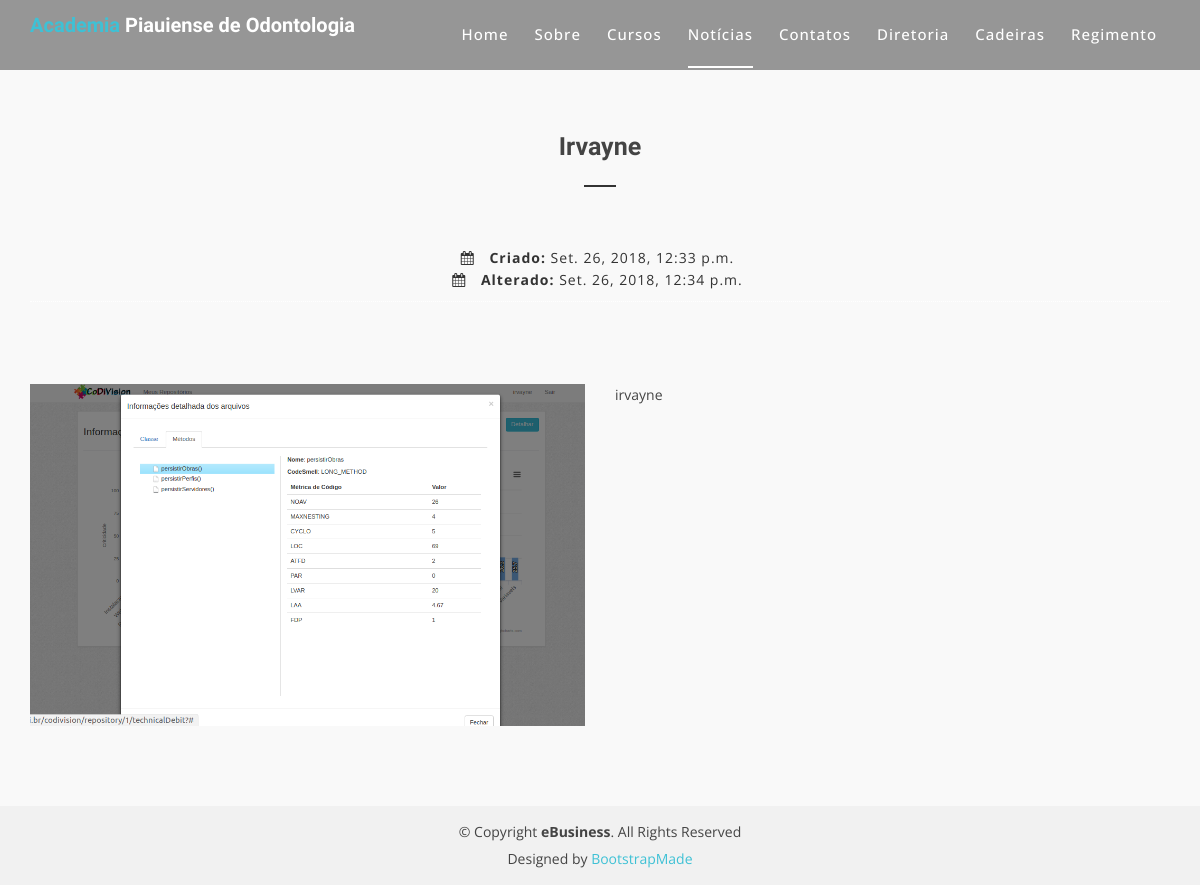
The page /noticia/detalha/25/ on the database its author committed.
### core/models.py (models this page shows)
class Noticia(models.Model):
	titulo = models.CharField(max_length=1000)
	subtitulo = models.CharField(max_length=1000)
	conteudo = models.CharField(max_length=40000)
	criado = models.DateTimeField(auto_now_add=True)
	modificado = models.DateTimeField(auto_now=True)
	imagem = models.ImageField(upload_to='imagens/', blank=True, null=True)

### front/views.py (the view)
# urls.py: path('noticia/detalha/<int:id_noticia>/', views.detalha_noticia, name='front_detalha_noticia'),
def detalha_noticia(request, id_noticia):
	noticia = Noticia.objects.get(id=id_noticia)
	return render(request, 'front_detalha_noticia.html', {'noticia': noticia})

### front/templates/front_detalha_noticia.html (shortened to what this page needs)
{% load staticfiles %}
<!doctype html>
<html lang="pt-br">
<head>
  <link href="{% static "lib/bootstrap/css/bootstrap.min.css" %}" rel="stylesheet">
  <link href="{% static "lib/nivo-slider/css/nivo-slider.css" %}" rel="stylesheet">
  <link href="{% static "lib/owlcarousel/owl.carousel.css" %}" rel="stylesheet">
  <link href="{% static "lib/owlcarousel/owl.transitions.css" %}" rel="stylesheet">
  <link href="{% static "lib/font-awesome/css/font-awesome.min.css" %}" rel="stylesheet">
  <link href="{% static "lib/animate/animate.min.css" %}" rel="stylesheet">
  <link href="{% static "lib/venobox/venobox.css" %}" rel="stylesheet">
  <link href="{% static "css/nivo-slider-theme.css" %}" rel="stylesheet">
  <link href="{% static "css/style.css" %}" rel="stylesheet">
  <link href="{% static "css/responsive.css" %}" rel="stylesheet">
  <link href="{% static "css/noticia.css" %}" rel="stylesheet">
</head>
<body data-spy="scroll" data-target="#navbar-example">
  <header>
    <div id="sticker" class="header-area">
      <div class="container">
        <div class="row">
          <div class="col-md-12 col-sm-12">
            <nav class="navbar navbar-default">
              <div class="navbar-header">
                <a class="navbar-brand page-scroll sticky-logo" href="{% url 'index' %}">
                  <h1><span>Academia</span> Piauiense de Odontologia</h1>
                </a>
              </div>
              <div class="collapse navbar-collapse main-menu bs-example-navbar-collapse-1" id="navbar-example">
                <ul class="nav navbar-nav navbar-right">
                  <li class="active">
                    <a class="page-scroll" href="{% url 'index' %}#home">Home</a>
                  </li>
                  <li>
                    <a class="page-scroll" href="{% url 'index' %}#sobre">Sobre</a>
                  </li>
                  <li>
                    <a class="page-scroll" href="{% url 'index' %}#cursos">Cursos</a>
                  </li>
                  <li>
                    <a class="page-scroll" href="#noticias">Notícias</a>
                  </li>
                  <li>
                    <a class="page-scroll" href="{% url 'index' %}#contatos">Contatos</a>
                  </li>
                  <li>
                    <a href="{% url 'front_diretoria' %}">Diretoria</a>
                  </li>
                  <li>
                    <a class="page-scroll" href="#cadeiras">Cadeiras</a>
                  </li>
                  <li>
                    <a href="{% url 'front_estatuto' %}">Regimento</a>
                  </li>
                </ul>
              </div>
            </nav>
          </div>
        </div>
      </div>
    </div>
  </header>
  <div id="noticias" class="about-area area-padding">
    <div class="container">
      <div class="row">
        <div class="col-md-12 col-sm-12 col-xs-12">
          <div class="section-headline text-center">
            <h2 class="titulo-noticia">{{noticia.titulo}}</h2>
            <div class="blog-meta">
                <span class="date-type">
                  <i class="fa fa-calendar"></i> <b>Criado: </b>{{noticia.criado}}
                </span>
                <br>
                <span class="date-type">
                  <i class="fa fa-calendar"></i> <b>Alterado: </b>{{noticia.modificado}}
                </span>
              </div>
          </div>
        </div>
        <div class="col-md-6 col-sm-6 col-xs-6 imagem-noticia">
          <img src="{{noticia.imagem}}">
        </div>
        <div class="col-md-6 col-sm-6 col-xs-6 imagem-noticia">
              <div id="div_conteudo_noticia"></div>
            </div>
      </div>
    </div>
  </div>
  <footer>
    <div class="footer-area-bottom">
      <div class="container">
        <div class="row">
          <div class="col-md-12 col-sm-12 col-xs-12">
            <div class="copyright text-center">
              <p>
                &copy; Copyright <strong>eBusiness</strong>. All Rights Reserved
              </p>
            </div>
            <div class="credits">
              Designed by <a href="https://bootstrapmade.com/">BootstrapMade</a>
            </div>
          </div>
        </div>
      </div>
    </div>
  </footer>
</body>
</html>

### front/static/css/style.css (style rules this page uses)
html, body { height: 100%; }
img { max-width: 100%; height: auto; }
p { margin: 0 0 15px; color: #444; }
h1, h2, h3, h4, h5, h6 { font-family: 'Raleway', sans-serif; margin: 0 0 15px; color: #444; font-weight: 500; }
h1 { font-size: 48px; line-height: 50px; }
h2 { font-size: 38px; line-height: 40px; }
a { transition: all 0.3s ease 0s; text-decoration: none; }
body { background: #fff none repeat scroll 0 0; color: #444; font-family: 'Open Sans', sans-serif; font-size: 14px; text-align: left; overflow-x: hidden; line-height: 22px; }
ul { list-style: outside none none; margin: 0; padding: 0; }
.area-padding { padding: 70px 0px 80px; }
.section-headline h2 { display: inline-block; font-size: 40px; font-weight: 600; margin-bottom: 70px; position: relative; text-transform: capitalize; }
.section-headline h2::after { border: 1px solid #333; bottom: -20px; content: ""; left: 0; margin: 0 auto; position: absolute; right: 0; width: 40%; }
.header-area { position: absolute; top: 0; left: 0; width: 100%; height: auto; background: rgba(0, 0, 0, 0.40); z-index: 9; }
.navbar-header a.navbar-brand { display: inline-block; height: 70px; padding: 15px 0; }
.main-menu ul.navbar-nav li { display: inline-block; padding: 0px 13px; }
.main-menu ul.navbar-nav li a { background: rgba(0, 0, 0, 0) none repeat scroll 0 0; color: #fff; font-size: 15px; font-weight: 500; padding: 24px 0px; text-transform: capitalize; letter-spacing: 1px; }
.main-menu ul.navbar-nav li.active a::after { border: 1px solid #fff; bottom: 0px; content: ""; left: 0; position: absolute; width: 100%; }
.main-menu ul.navbar-nav li.active a { background: rgba(0, 0, 0, 0) none repeat scroll 0 0; color: #fff; position: relative; }
.navbar { border: medium none; margin-bottom: 0; }
.navbar-default { background: rgba(0, 0, 0, 0) none repeat scroll 0 0; }
.sticky-logo h1 { color: #fff; padding: 0; margin: 0; font-size: 20px; font-weight: bold; line-height: 1; }
.sticky-logo h1 span { color: #3ec1d5; }
.about-area { background-color: #f9f9f9; }
.blog-meta span i { padding-right: 10px; }
.blog-meta { border-bottom: 1px dotted #fff; padding: 10px 0; }
.comments-type>a, .date-type, .blog-meta span.comments-type { color: #333; letter-spacing: 1px; margin-right: 5px; }
.footer-area-bottom { background: #f1f1f1 none repeat scroll 0 0; padding: 15px 0; }
.copyright>p { margin-bottom: 0; color: #444; }
.copyright a, .credits a { color: #3EC1D5; }
.credits { padding-top: 5px; text-align: center; }

### front/static/css/noticia.css (style rules this page uses)
.imagem-noticia { margin-top: 7%; }
.titulo-noticia { font-size: 25px; }
.section-headline h2 { font-size: 25px; margin-top: 5%; }

### rows shown on the page
Noticia: titulo "Irvayne", criado "Set. 26, 2018, 12:33 p.m.", modificado "Set. 26, 2018, 12:34 p.m.", imagem (picture)
